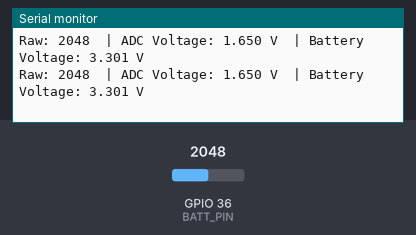
Bench run of a sketch on a simulated ESP32-S3. Shown: the last lines printed to the serial monitor. The test bench sets the inputs (shaded band); at power-on: GPIO 36 (BATT_PIN) = 2048.

Above: at 1.7 s.
1.8 s: GPIO 36 (BATT_PIN) set to 2866
At 3.1 s:
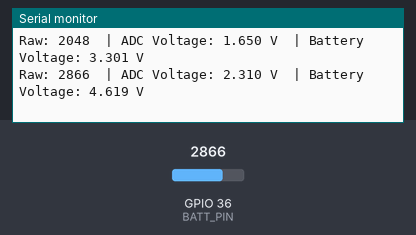
3.3 s: GPIO 36 (BATT_PIN) set to 3603
At 4.0 s:
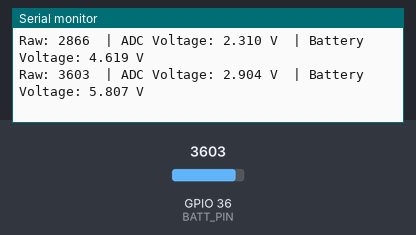
Timing chart, 0 to 6.3 s (numbered marks = the images above; inputs shaded):
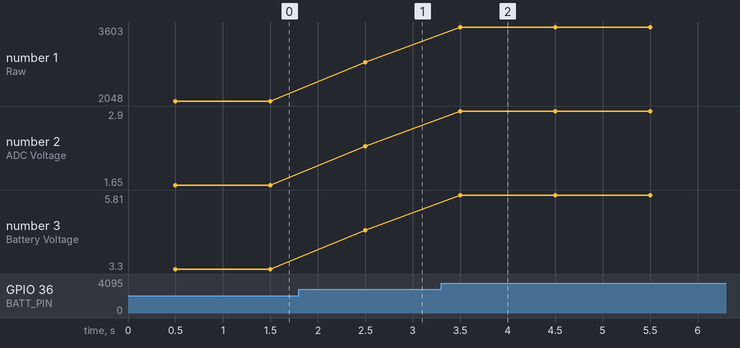

Measured:
- after the input at 1.8 s, the serial monitor: prints a new line after 0.70 s (image 1)
- after the input at 3.3 s, the serial monitor: prints a new line after 0.20 s (image 2)
- plotted number 1: 2048 → 2866 after the input at 1.8 s, 2866 → 3603 after the input at 3.3 s
- plotted number 2: 1.65 → 2.31 after the input at 1.8 s, 2.31 → 2.9 after the input at 3.3 s
- plotted number 3: 3.3 → 4.62 after the input at 1.8 s, 4.62 → 5.81 after the input at 3.3 s

The sketch:

2.Battery_ADC_Test.ino
```cpp
/********************************************************************
 *  IO Builds — Sri Lanka
 *  Dhanushka Udaya Kumara
 *  Embedded Systems Engineer
 *
 *  ESP32-S3 Battery Voltage Read Test
 *  Battery is connected to GPIO36 (ADC1_CH5)
 *
 *  NOTE:
 *  - Make sure the battery line is divided (ex: 100k/100k divider)
 *    so ESP32-S3 ADC never sees more than 3.3V.
 ********************************************************************/

#include <Arduino.h>

// Battery sense pin
#define BATT_PIN 36          // GPIO36 (ADC1_CH5)

// Your divider ratio (edit if needed)
// Example: 100k / 100k → total divider = 2.0
#define DIVIDER_RATIO 2.0

void setup() {
  Serial.begin(115200);
  delay(500);

  // Configure ADC
  pinMode(BATT_PIN, INPUT);
}

void loop() {
  // Read raw ADC value (12-bit: 0–4095)
  int raw = analogRead(BATT_PIN);

  // Convert raw value → voltage at ADC pin
  float adcVoltage = (raw / 4095.0) * 3.3; // ESP32-S3 ADC reference is 3.3V

  // Real battery voltage (after accounting for divider)
  float batteryVoltage = adcVoltage * DIVIDER_RATIO;

  Serial.print("Raw: ");
  Serial.print(raw);

  Serial.print("  | ADC Voltage: ");
  Serial.print(adcVoltage, 3);
  Serial.print(" V");

  Serial.print("  | Battery Voltage: ");
  Serial.print(batteryVoltage, 3);
  Serial.println(" V");

  delay(1000);
}
```
